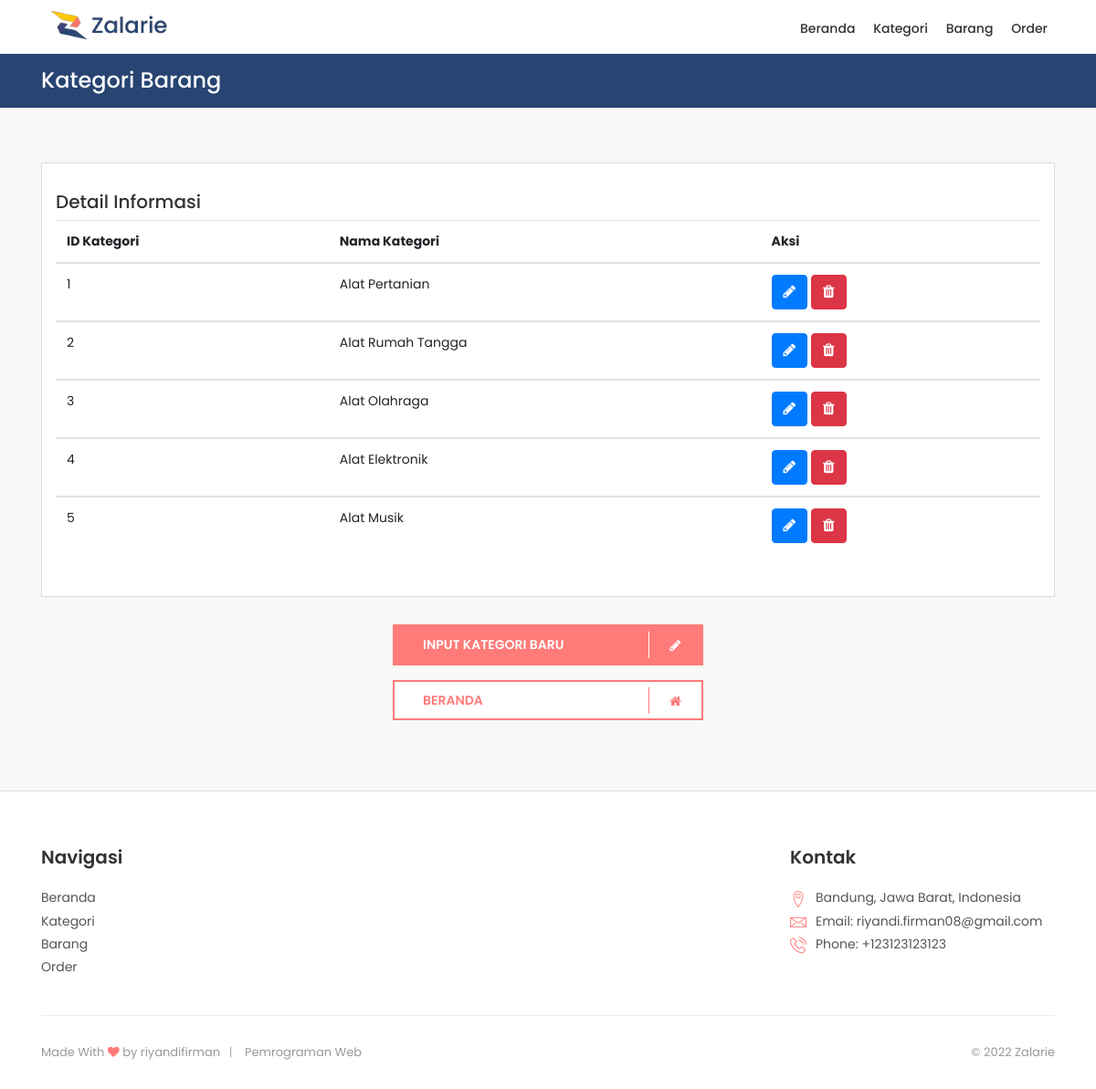
/php/kategori/kategori.php, run on the app's committed database.
### tables this page shows
CREATE TABLE `kategori` (
  `id_kategori` int(11) NOT NULL,
  `nama` varchar(256) NOT NULL
);

### php/kategori/kategori.php (the view, shortened to what this page needs)
<!DOCTYPE html>
<html lang="en">
<head>
	<link href="../../assets/vendor/font-awesome/css/font-awesome.min.css" rel="stylesheet">
	<link href="../../assets/vendor/icomoon/css/iconfont.min.css" rel="stylesheet">
	<link href="../../assets/vendor/bootstrap/css/bootstrap.min.css" rel="stylesheet">
	<link href="../../assets/vendor/animate/css/animate.min.css" rel="stylesheet">
	<link href="../../assets/vendor/dmenu/css/menu.css" rel="stylesheet">
	<link href="../../assets/vendor/hamburgers/css/hamburgers.min.css" rel="stylesheet">
	<link href="../../assets/vendor/mmenu/css/mmenu.min.css" rel="stylesheet">
	<link href="../../assets/vendor/magnific-popup/css/magnific-popup.css" rel="stylesheet">
	<link href="../../assets/vendor/float-labels/css/float-labels.min.css" rel="stylesheet">
	<link href="../../assets/css/style.css" rel="stylesheet">
</head>
<body>
	<div id="page">
		<header class="main-header sticky">
			<div class="container">
				<div class="row">
					<div class="col-lg-3 col-6">
						<div id="logo">
							<h1><a href="../index.php" title="Zalarie">Zalarie</a></h1>
						</div>
					</div>
					<div class="col-lg-9 col-6">
						<nav id="menu" class="main-menu">
							<ul>
								<li><span><a href="../index.php">Beranda</a></span></li>
								<li><span><a href="#">Kategori</a></span></li>
								<li><span><a href="../barang/barang.php">Barang</a></span></li>
								<li><span><a href="../order/order.php">Order</a></span></li>
							</ul>
						</nav>
					</div>
				</div>
			</div>
		</header>
		<div class="sub-header">
			<div class="container">
				<h1>Kategori Barang</h1>
			</div>
		</div>
		<main>
			<div class="order">
				<div class="container">
					<form id="orderForm" name="orderForm">
						<div class="row">
							<div class="col-lg-12" id="mainContent">
								<div id="personalDetails" class="row contact-box">
									<div>
										<h5>Detail Informasi</h5>
									</div>
									<table class="table table-hover">
										<thead>
											<tr>
												<th scope="col">ID Kategori</th>
												<th scope="col">Nama Kategori</th>
												<th scope="col">Aksi</th>
											</tr>
										</thead>
									<?php
										include '../koneksi.php';
										$query = mysqli_query($koneksi, "SELECT * FROM kategori");
										while($data = mysqli_fetch_array($query)){
										echo "<tbody>";
										echo "<tr>";
										echo "<td>".$data['id_kategori']."</td>";
										echo "<td>".$data['nama']."</td>";
										echo "<td><a href='update_kategori.php?id_kategori=$data[id_kategori]' class='btn btn-primary' role='button' style='color:white;'><i class='fa fa-pencil' aria-hidden='true'></i></a>
										<a href='delete_kategori.php?id_kategori=$data[id_kategori]' class='btn btn-danger' role='button' style='color:white;'><i class='fa fa-trash' aria-hidden='true'></i></a></td>";
										echo "</tr>";
										echo "</tbody>";
									} ?>
									</table>
								</div>
								<div class="col-lg-4" style="margin: 0 auto ;" >
										<div class="row">
											<div class="col-lg-12">
												<a class="btn-form-func" role="button" href="input_kategori.php" style="color:white;">
													<span class="btn-form-func-content">INPUT KATEGORI BARU</span>
													<span class="icon"><i class="fa fa-pencil" aria-hidden="true"></i></span>
												</a>
											</div>
										</div>
										<div class="row">
											<div class="col-lg-12">
												<a href="../index.php" class="btn-form-func btn-form-func-alt-color" role="button">
													<span class="btn-form-func-content">BERANDA</span>
													<span class="icon"><i class="fa fa-home" aria-hidden="true"></i></span>
												</a>
											</div>
										</div>
								</div>
							</div>
						</div>
					</form>
				</div>
			</div>
		</main>
		<footer class="main-footer">
			<div class="container">
				<div class="row">
					<div class="col-md-3">
						<h5 class="footer-heading">Navigasi</h5>
						<ul class="list-unstyled nav-links">
							<li><a href="../index.php" class="footer-link">Beranda</a></li>
							<li><a href="#" class="footer-link">Kategori</a></li>
							<li><a href="../barang/barang.php" class="footer-link">Barang</a></li>
							<li><a href="../order/order.php" class="footer-link">Order</a></li>
						</ul>
					</div>
					<div class="col-md-90">
						<h5 class="footer-heading">Kontak</h5>
						<ul class="list-unstyled contact-links">
							<li><i class="icon icon-map-marker"></i><a href="https://goo.gl/maps/aMUNnmKNBACjYymA7" class="footer-link" target="_blank">Bandung, Jawa Barat, Indonesia</a></li>
							<li><i class="icon icon-envelope3"></i><a href="https://mail.google.com/" class="footer-link">Email: riyandi.firman08@gmail.com</a></li>
							<li><i class="icon icon-phone2"></i><a href="#" class="footer-link">Phone: +123123123123</a></li>
						</ul>
					</div>
				</div>
				<hr>
				<div class="row">
					<div class="col-md-8">
						<ul id="subFooterLinks">
							<li><a href="https://github.com/riyandifirman" target="_blank">Made With <i class="fa fa-heart pulse"></i> by riyandifirman</a></li>
							<li>Pemrograman Web</li>
						</ul>
					</div>
					<div class="col-md-4">
						<div id="copy">© 2022 Zalarie</div>
					</div>
				</div>
			</div>
		</footer>
	</div>
</body>
</html>

### assets/css/style.css (style rules this page uses)
html * { -webkit-font-smoothing: antialiased; -moz-osx-font-smoothing: grayscale; }
body { background: #f8f8f8; font-size: 14px; font-family: "Poppins", sans-serif; color: #555; }
main { background: #f8f8f8; position: relative; z-index: 1; }
h1, h2, h3, h4, h5, h6 { color: #333; }
h1, h2 { font-weight: 700; }
hr { margin: 15px 0 30px 0; border-color: #ededed; }
a { color: #ff7b79; text-decoration: none; -moz-transition: all 0.5s ease-in-out; -o-transition: all 0.5s ease-in-out; -webkit-transition: all 0.5s ease-in-out; -ms-transition: all 0.5s ease-in-out; transition: all 0.5s ease-in-out; outline: none; }
ul, ol { list-style: none; margin: 0 0 25px 0; padding: 0; }
header { background-color: #fff; min-height: 55px; padding: 10px 0; border-bottom: 1px solid transparent; }
header.main-header { width: 100%; z-index: 2; position: relative; -moz-transition: all 0.2s ease-in-out; -o-transition: all 0.2s ease-in-out; -webkit-transition: all 0.2s ease-in-out; -ms-transition: all 0.2s ease-in-out; transition: all 0.2s ease-in-out; }
header.main-header.sticky { border-bottom: 1px solid #fff; position: fixed; left: 0; top: 0; z-index: 2; }
#logo h1 { margin: 0; padding: 0; line-height: 1; }
#logo h1 a { width: 149px; height: 35px; display: block; background: url(../../assets/images/logo.svg) no-repeat 0 0; background-size: 149px 35px; text-indent: -9999px; }
.sub-header { background-color: #274472; padding: 15px 0; margin-top: 59px; }
.sub-header h1 { color: #fff; margin: 0; font-size: 24px; font-weight: 500; }
footer.main-footer { padding-top: 60px; padding-bottom: 30px; color: #555; background: #fff; border-top: 1px solid #ddd; }
.footer-heading { margin-bottom: 1.25rem; font-weight: 600; }
.footer-link { color: #555; font-size: 14px; font-weight: 400; line-height: 1.8; }
.contact-links i { color: #ff7b79; margin-right: 10px; font-size: 18px; vertical-align: middle; }
footer #copy { text-align: right; font-size: 13px; font-size: 0.8125rem; color: #999; }
.col-md-90 { margin-left: 550px; }
ul#subFooterLinks { margin: 0; font-size: 13px; font-size: 0.8125rem; color: #999; }
ul#subFooterLinks li { display: inline-block; margin-right: 15px; }
ul#subFooterLinks li:first-child { margin-right: 20px; }
ul#subFooterLinks li:last-child:after { content: ""; }
ul#subFooterLinks li a { color: #999 }
ul#subFooterLinks li:after { content: "|"; font-weight: 300; position: relative; left: 10px; }
ul#subFooterLinks i { color: #ff7b79; }
.about-me, .order { padding: 60px 0; }
.contact-box { position: relative; background: #fff; margin: 0 0 30px 0; padding: 30px 15px; border: 1px solid #ddd; }
.btn-form-func { background: #ff7b79; border-radius: 0; border: 2px solid #ff7b79; color: #fff; display: inline-block; overflow: hidden; padding: 12px 30px 12px 16px; position: relative; text-decoration: none; line-height: 1; width: 100%; font-weight: 600; margin-bottom: 10px; }
.btn-form-func .btn-form-func-content { font-size: 1em; line-height: 1.2; padding: 0 15px; position: relative; right: 0; transition: right 300ms ease; display: block; text-align: left; }
.btn-form-func .icon { border-left: 1px solid #fff; position: absolute; right: 0; text-align: center; top: 50%; transition: all 300ms ease; transform: translateY(-50%); width: 58px; height: 70%; }
.btn-form-func .icon i { position: relative; top: 50%; transform: translateY(-50%); }
.btn-form-func:after { content: ''; position: absolute; top: 0; bottom: 0; right: 0; left: 0; background-color: transparent; opacity: 0; transition: opacity 300ms ease; }
.btn-form-func.btn-form-func-alt-color { background: #fff; border-color: #ff7b79; color: #ff7b79 !important; }
.btn-form-func.btn-form-func-alt-color .icon { border-left-color: #ff7b79; }
.btn-form-func.btn-form-func-alt-color:after { background-color: transparent; }

### data on the page
kategori: id_kategori "1", nama "Alat Pertanian"
kategori: id_kategori "2", nama "Alat Rumah Tangga"
kategori: id_kategori "3", nama "Alat Olahraga"
kategori: id_kategori "4", nama "Alat Elektronik"
kategori: id_kategori "5", nama "Alat Musik"
